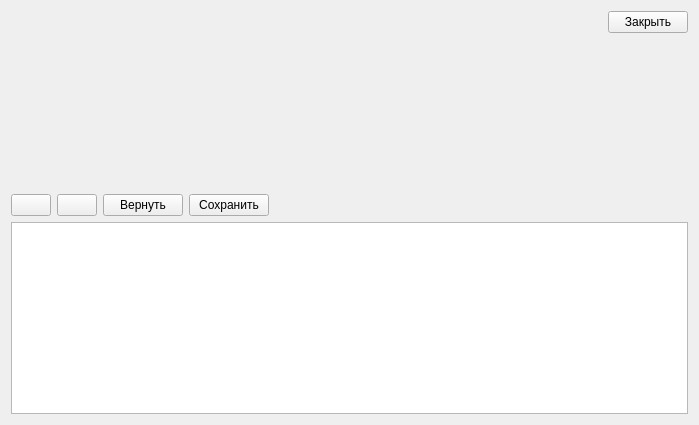
<?xml version="1.0" encoding="UTF-8"?>
<ui version="4.0">
 <class>AcceptViewer</class>
 <widget class="QWidget" name="AcceptViewer">
  <property name="geometry">
   <rect>
    <x>0</x>
    <y>0</y>
    <width>699</width>
    <height>425</height>
   </rect>
  </property>
  <property name="windowTitle">
   <string>Form</string>
  </property>
  <layout class="QVBoxLayout" name="verticalLayout">
   <item>
    <layout class="QHBoxLayout" name="horizontalLayout">
     <item>
      <spacer name="horizontalSpacer">
       <property name="orientation">
        <enum>Qt::Orientation::Horizontal</enum>
       </property>
       <property name="sizeHint" stdset="0">
        <size>
         <width>40</width>
         <height>20</height>
        </size>
       </property>
      </spacer>
     </item>
     <item>
      <widget class="QPushButton" name="close_btn">
       <property name="text">
        <string>Закрыть</string>
       </property>
       <property name="icon">
        <iconset theme="QIcon::ThemeIcon::ApplicationExit"/>
       </property>
      </widget>
     </item>
    </layout>
   </item>
   <item>
    <spacer name="verticalSpacer">
     <property name="orientation">
      <enum>Qt::Orientation::Vertical</enum>
     </property>
     <property name="sizeHint" stdset="0">
      <size>
       <width>20</width>
       <height>40</height>
      </size>
     </property>
    </spacer>
   </item>
   <item>
    <layout class="QHBoxLayout" name="horizontalLayout_2">
     <item>
      <widget class="QPushButton" name="add_btn">
       <property name="text">
        <string/>
       </property>
       <property name="icon">
        <iconset theme="QIcon::ThemeIcon::ListAdd"/>
       </property>
      </widget>
     </item>
     <item>
      <widget class="QPushButton" name="remove_btn">
       <property name="text">
        <string/>
       </property>
       <property name="icon">
        <iconset theme="QIcon::ThemeIcon::ListRemove"/>
       </property>
       <property name="checkable">
        <bool>false</bool>
       </property>
       <property name="flat">
        <bool>false</bool>
       </property>
      </widget>
     </item>
     <item>
      <widget class="QPushButton" name="cancel_btn">
       <property name="text">
        <string>Вернуть</string>
       </property>
       <property name="icon">
        <iconset theme="QIcon::ThemeIcon::EditUndo"/>
       </property>
       <property name="checkable">
        <bool>false</bool>
       </property>
       <property name="flat">
        <bool>false</bool>
       </property>
      </widget>
     </item>
     <item>
      <widget class="QPushButton" name="save_btn">
       <property name="text">
        <string>Сохранить</string>
       </property>
       <property name="icon">
        <iconset theme="QIcon::ThemeIcon::DocumentSave"/>
       </property>
      </widget>
     </item>
     <item>
      <spacer name="horizontalSpacer_2">
       <property name="orientation">
        <enum>Qt::Orientation::Horizontal</enum>
       </property>
       <property name="sizeHint" stdset="0">
        <size>
         <width>40</width>
         <height>20</height>
        </size>
       </property>
      </spacer>
     </item>
    </layout>
   </item>
   <item>
    <widget class="QTableView" name="tableView"/>
   </item>
  </layout>
 </widget>
 <resources/>
 <connections/>
</ui>
